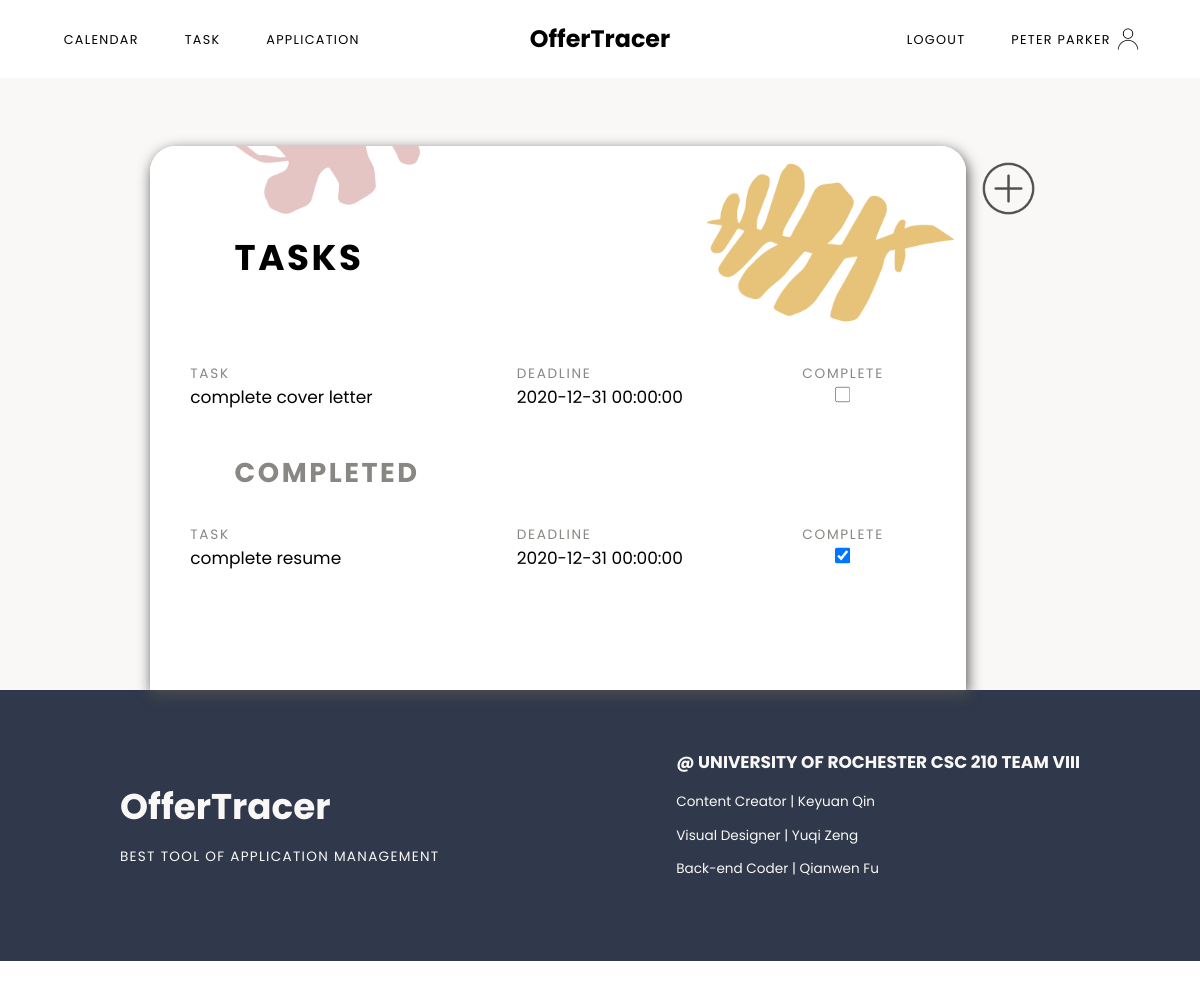
Page /task (signed in) on the earlier database version.
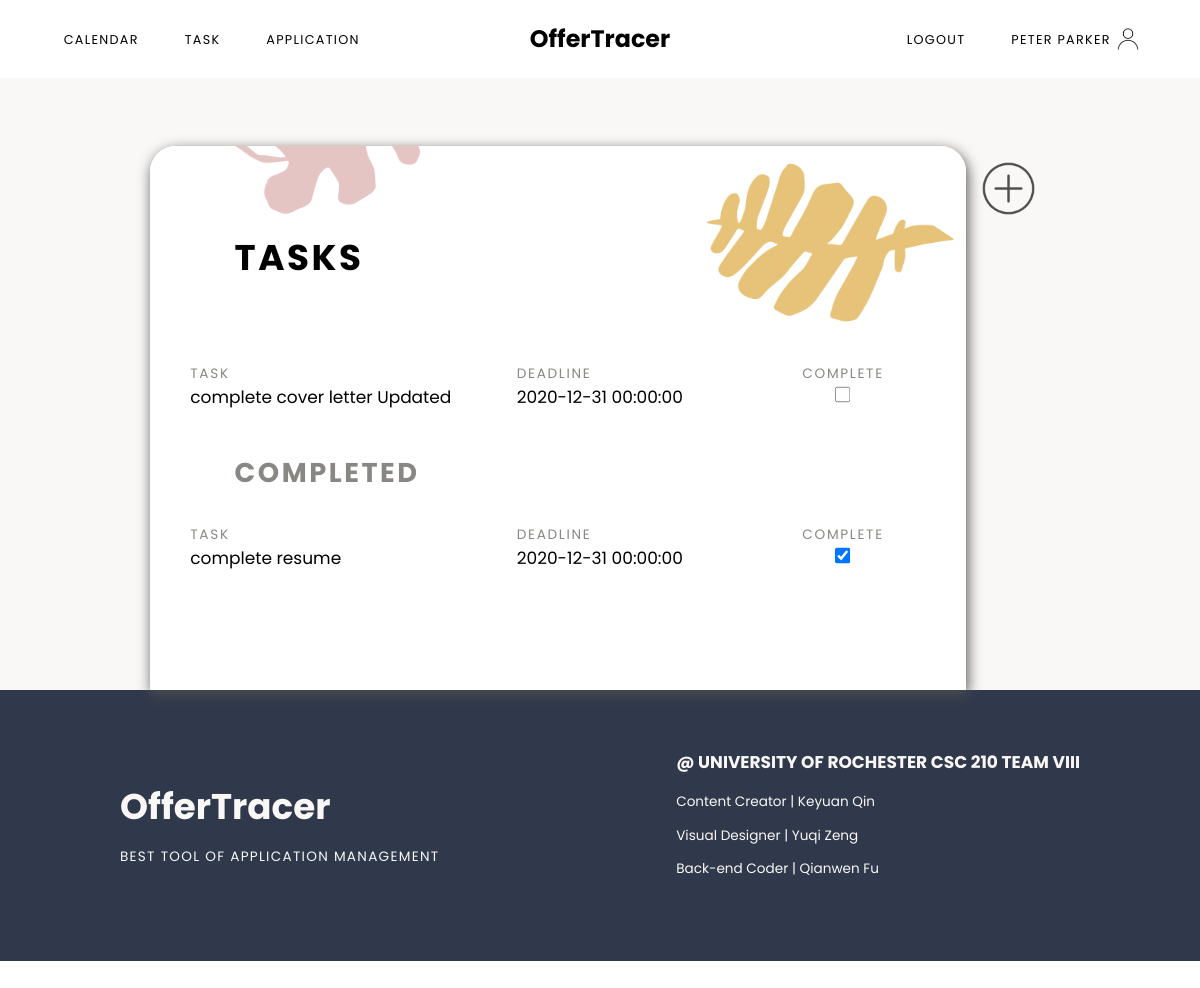
Same page on the later database version.
### models.py (models this page shows, shortened)
class User(UserMixin, db.Model):
	id = db.Column(db.Integer, primary_key=True)
	email = db.Column(db.String(100), unique=True, nullable=False)
	password = db.Column(db.String(100), nullable=False)
	name = db.Column(db.String(100), nullable=False)
	jobs = db.relationship('Job', backref='author', lazy=True)
	tasks = db.relationship('Task', backref='author', lazy=True)

class Task(db.Model):
	id = db.Column(db.Integer, primary_key=True)
	item = db.Column(db.String(100), nullable=False) #title of this task
	notes = db.Column(db.Text)
	due = db.Column(db.DateTime)
	complete = db.Column(db.Boolean(False), nullable=False)
	job_id = db.Column(db.Integer, db.ForeignKey('job.id'))
	user_id = db.Column(db.Integer, db.ForeignKey('user.id'))

### main.py (the view)
@main.route('/task')
@login_required
def task():
	tasks = []
	completed = []
	data = Task.query.filter_by(user_id=current_user.id)
	for task in data:
		if task.complete == False:
			tasks.append(task)
		else:
			completed.append(task)
	return render_template('task.html', name=current_user.name, tasks=tasks, completed=completed)

### app.py (called while the page is built)
@login_manager.user_loader
def load_user(user_id):
	return User.query.get(int(user_id))

### templates/task.html (shortened to what this page needs)
{% extends "baseLogged.html" %}
{% block content %}
<div class="taskContainer sectionContainer">
	<div class="todolist">
		<h1>Tasks</h1>
		<ul class="taskList">
			{% if tasks %}
				{% for task in tasks %}
				<li class="taskItem">
					<div class="taskItemTitle taskIteminner">
						<p>Task</p>
						<p>Deadline</p>
						<p class="complete">Complete</p>
					</div>
					<div class="taskItemRec taskIteminner">
						<p>{{task.item}}</p>
						<p>{{task.due}}</p>
						<p class="complete"><input type="checkbox" name="complete" onclick="window.location.href='{{url_for('main.complete', id = task.id)}}';" value="complete"></p>
					</div>
				</li>
				{% endfor %}
			{% endif %}
		</ul>
		<h2>Completed</h2>
		<ul class="taskList">
			{% if completed %}
				{% for task in completed %}
				<li class="taskItem">
					<div class="taskItemTitle taskIteminner">
						<p>Task</p>
						<p>Deadline</p>
						<p class="complete">Complete</p>
					</div>
					<div class="taskItemRec taskIteminner">
						<p>{{task.item}}</p>
						<p>{{task.due}}</p>
						<p class="complete"><input type="checkbox" name="complete" onclick="window.location.href='{{url_for('main.incomplete', id = task.id)}}';" value="incomplete" checked></p>
					</div>
				</li>
				{% endfor %}
			{% endif %}
		</ul>
	</div>
	<div class="addButton">
		<button></button>
	</div>
</div>
{% endblock %}

### templates/baseLogged.html (shortened to what this page needs)
<!DOCTYPE html>
<html lang="en">
<head>
	<link rel="stylesheet" type="text/css" href="{{ url_for('static', filename='css/nav.css') }}">
	<link rel="stylesheet" type="text/css" href="{{ url_for('static', filename='css/styles.css') }}">
	<link rel="stylesheet" type="text/css" href="{{ url_for('static', filename='css/dashboard.css') }}">
	<link rel="stylesheet" type="text/css" href="{{ url_for('static', filename='css/calendar.css') }}">
  	<link rel="stylesheet" type="text/css" href="{{ url_for('static', filename='css/task.css') }}">
  	<link rel="stylesheet" type="text/css" href="{{ url_for('static', filename='css/app.css') }}">
</head>
<body>
	{% if current_user.is_authenticated %}
	<nav class="main-menu auth">
		<div class="m1">
			<a href="{{url_for('main.calendar')}}">Calendar</a>
			<a href="{{url_for('main.task')}}">Task</a>
			<a href="{{url_for('main.job')}}">Application</a>
		</div>
		<div class="title">
			<a href="{{url_for('main.index')}}">OfferTracer</a>
		</div>
		<div class="m2">
			<a href="{{url_for('auth.logout')}}">Logout</a>
			<a href="{{url_for('main.dashboard')}}" class="accName">{{ name }}</a>
		</div>
	</nav>
	{% block content %}
	{% endblock %}
	<footer class="sectionContainer">
			<div class="content footerContent containAlignCenter">
				<div class="webName">
					<h3>OfferTracer</h3>
					<p>Best Tool of Application Management</p>
				</div>
				<div class="developer">
					<h3>@ University of Rochester CSC 210 TEAM VIII</h3>
					<p>Content Creator | Keyuan Qin</p>
					<p>Visual Designer | Yuqi Zeng</p>
					<p>Back-end Coder | Qianwen Fu</p>
				</div>
			</div>
	</footer>
	{% endif %}
</body>
</html>

### static/css/nav.css (style rules this page uses)
.main-menu { top: 0; width: 100%; display: grid; grid-template-columns: 1fr 1fr 1fr; padding-top: 25px; padding-bottom: 25px; }
.auth { background-color: white; }
.main-menu a { text-decoration: none; color:black; font-family: 'Poppins', sans-serif; }
.title { margin: 0 auto; align-self: center; text-align: center; }
.m1 { padding-left: 50px; padding-top: 11px; }
.m2 { padding-right: 40px; text-align: right; padding-top: 11px; }
.title a { font-size: 28px; font-weight: bolder; }
.m1 a, .m2 a { text-transform: uppercase; margin-left: 25px; margin-right: 25px; font-size: 15px; letter-spacing: 1.5px; }
.accName { background-image: url(../images/user.png); background-repeat: no-repeat; background-position: right; background-size: contain; padding-right: 40px; padding-top: 10px; padding-bottom: 10px; }

### static/css/styles.css (style rules this page uses)
html, body, .container { margin: 0; height: 100%; }
li { list-style: none; }
ul { padding-left: 0; }
.sectionContainer { margin: 0 auto; width: 100%; align-self: center; display: flex; flex-wrap: wrap; justify-content: center; }
.content { height: auto; max-width: 80%; font-family: 'Poppins', sans-serif; display: flex; align-items: center; }
.containAlignCenter { margin: 0 auto; align-self: center; display: flex; flex-wrap: wrap; justify-content: center; }
footer { background-color: #30394b; }
.footerContent { color: #faf8f6; margin-top: 50px; margin-bottom: 80px; width: 100%; justify-content: space-between; }
.webName h3 { font-size: 42px; margin-bottom: 0px; padding-bottom: 0; }
.webName p { text-transform: uppercase; letter-spacing: 1.5px; }
.developer h3 { text-transform: uppercase; font-size: 20px; }
@media (max-width: 1350px) { html { zoom: 90%; } }
@media (max-width: 1250px) { html { zoom: 85%; } }

### static/css/calendar.css (style rules this page uses)
*, *:before, *:after { -moz-box-sizing: border-box; -webkit-box-sizing: border-box; box-sizing: border-box; }

### static/css/task.css (style rules this page uses)
.taskContainer { background-color: #faf8f6; min-height: 90%; }
.todolist { border-top-left-radius: 30px; border-top-right-radius: 30px; width: 960px; margin-top: 80px; background-color: white; font-family: 'Poppins', sans-serif; -webkit-box-shadow: 2px 5px 16px 0px #4f4f4f, 5px 5px 15px 5px rgba(0,0,0,0); box-shadow: 2px 5px 16px 0px #4f4f4f, 5px 5px 15px 5px rgba(0,0,0,0); }
.addButton { margin-top: 80px; }
.addButton button { background-image: url(../images/addButton.png); background-repeat: no-repeat; background-position: center; background-size: contain; background-color: transparent; border: none; width: 100px; height: 100px; outline: none; }
.todolist h1 { border-top-left-radius: 30px; border-top-right-radius: 30px; margin-top: 0px; padding-top: 100px; padding-bottom: 50px; background-image: url(../images/taskback.png); background-repeat: no-repeat; background-position: 50% 90%; background-size: cover; padding-left: 100px; font-size: 42px; letter-spacing: 3px; text-transform: uppercase; }
.taskContainer h2 { margin-top: 30px; padding-left: 100px; font-size: 32px; letter-spacing: 3px; text-transform: uppercase; color: #888783; margin-bottom: 20px; }
.todolist ul { width: 90%; margin: 0 auto; }
.taskIteminner { display: grid; grid-template-columns: 2fr 1.5fr 1fr; }
.taskItemRec input { margin: 0 auto; height: 19px; width: 19px; }
.complete { text-align: center; }
.taskItemRec p { margin-top: 0; font-size: 20px; }
.taskItemTitle p { margin-bottom: 0; text-transform: uppercase; letter-spacing: 2px; color: #888783; }

Differences in the rows shown:
changed Task: item "complete cover letter" → "complete cover letter Updated"
